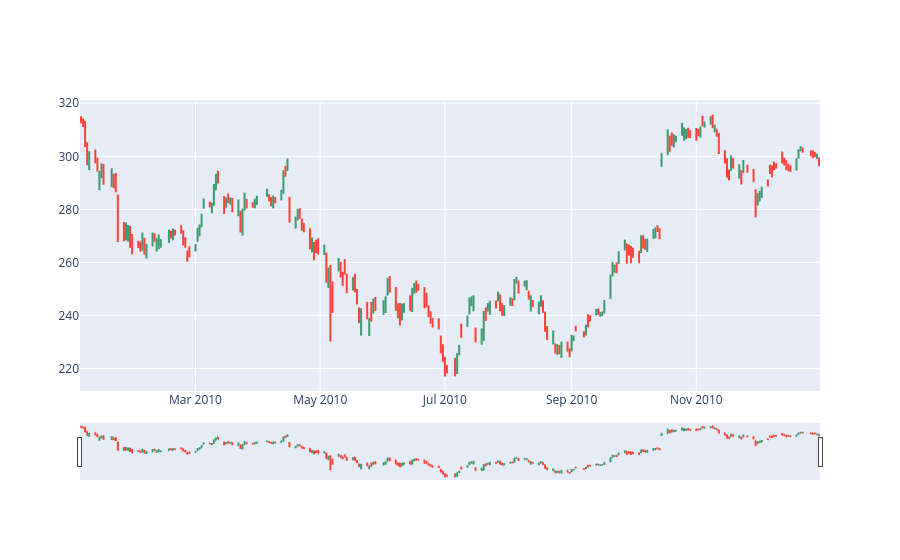

The notebook cell saved with this chart:
### Code cell
# Gráfico del 2008 OHLC para Google

trace= go.Ohlc(x=df_google.loc['2010'].index,
               open=df_google.loc ['2010'].Open,
               high=df_google.loc['2010'].High,
               low=df_google.loc['2010'].Low,
               close=df_google.loc ['2010'].Close)
data =[trace]
iplot(data, filename='simple_ohlc')

### Figure 1 — Plotly figure (JSON) as saved in the notebook; plotly's stock layout.template omitted (floating-point values rounded to 4 significant figures; data arrays with more than 128 entries replaced by an {"elided": "..."} marker saying what was removed)
{"data": [{"close": {"elided": "251 float values"}, "high": {"elided": "251 float values"}, "low": {"elided": "251 float values"}, "open": {"elided": "251 float values"}, "type": "ohlc", "x": {"elided": "251 str values"}}], "layout": {}}
